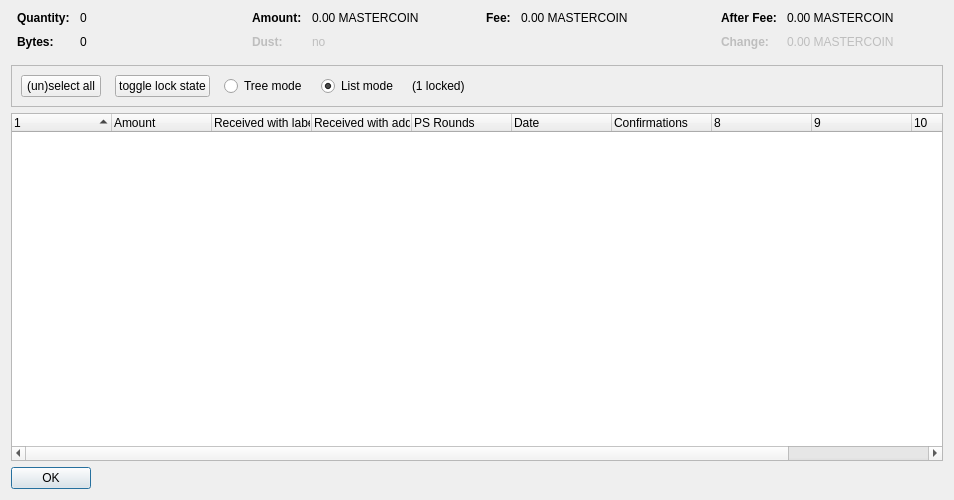
<?xml version="1.0" encoding="UTF-8"?>
<ui version="4.0">
 <class>CoinControlDialog</class>
 <widget class="QDialog" name="CoinControlDialog">
  <property name="geometry">
   <rect>
    <x>0</x>
    <y>0</y>
    <width>954</width>
    <height>500</height>
   </rect>
  </property>
  <property name="windowTitle">
   <string>Coin Selection</string>
  </property>
  <layout class="QVBoxLayout" name="verticalLayout">
   <item>
    <layout class="QHBoxLayout" name="horizontalLayoutTop" stretch="0,0,0,0">
     <property name="topMargin">
      <number>0</number>
     </property>
     <property name="bottomMargin">
      <number>10</number>
     </property>
     <item>
      <layout class="QFormLayout" name="formLayoutCoinControl1">
       <property name="horizontalSpacing">
        <number>10</number>
       </property>
       <property name="verticalSpacing">
        <number>10</number>
       </property>
       <property name="leftMargin">
        <number>6</number>
       </property>
       <property name="rightMargin">
        <number>6</number>
       </property>
       <item row="0" column="0">
        <widget class="QLabel" name="labelCoinControlQuantityText">
         <property name="font">
          <font>
           <weight>75</weight>
           <bold>true</bold>
          </font>
         </property>
         <property name="text">
          <string>Quantity:</string>
         </property>
        </widget>
       </item>
       <item row="0" column="1">
        <widget class="QLabel" name="labelCoinControlQuantity">
         <property name="cursor">
          <cursorShape>IBeamCursor</cursorShape>
         </property>
         <property name="contextMenuPolicy">
          <enum>Qt::ActionsContextMenu</enum>
         </property>
         <property name="text">
          <string notr="true">0</string>
         </property>
         <property name="textInteractionFlags">
          <set>Qt::LinksAccessibleByMouse|Qt::TextSelectableByKeyboard|Qt::TextSelectableByMouse</set>
         </property>
        </widget>
       </item>
       <item row="1" column="0">
        <widget class="QLabel" name="labelCoinControlBytesText">
         <property name="font">
          <font>
           <weight>75</weight>
           <bold>true</bold>
          </font>
         </property>
         <property name="text">
          <string>Bytes:</string>
         </property>
        </widget>
       </item>
       <item row="1" column="1">
        <widget class="QLabel" name="labelCoinControlBytes">
         <property name="cursor">
          <cursorShape>IBeamCursor</cursorShape>
         </property>
         <property name="contextMenuPolicy">
          <enum>Qt::ActionsContextMenu</enum>
         </property>
         <property name="text">
          <string notr="true">0</string>
         </property>
         <property name="textInteractionFlags">
          <set>Qt::LinksAccessibleByMouse|Qt::TextSelectableByKeyboard|Qt::TextSelectableByMouse</set>
         </property>
        </widget>
       </item>
      </layout>
     </item>
     <item>
      <layout class="QFormLayout" name="formLayoutCoinControl2">
       <property name="horizontalSpacing">
        <number>10</number>
       </property>
       <property name="verticalSpacing">
        <number>10</number>
       </property>
       <property name="leftMargin">
        <number>6</number>
       </property>
       <property name="rightMargin">
        <number>6</number>
       </property>
       <item row="0" column="0">
        <widget class="QLabel" name="labelCoinControlAmountText">
         <property name="font">
          <font>
           <weight>75</weight>
           <bold>true</bold>
          </font>
         </property>
         <property name="text">
          <string>Amount:</string>
         </property>
        </widget>
       </item>
       <item row="0" column="1">
        <widget class="QLabel" name="labelCoinControlAmount">
         <property name="cursor">
          <cursorShape>IBeamCursor</cursorShape>
         </property>
         <property name="contextMenuPolicy">
          <enum>Qt::ActionsContextMenu</enum>
         </property>
         <property name="text">
          <string notr="true">0.00 MASTERCOIN</string>
         </property>
         <property name="textInteractionFlags">
          <set>Qt::LinksAccessibleByMouse|Qt::TextSelectableByKeyboard|Qt::TextSelectableByMouse</set>
         </property>
        </widget>
       </item>
       <item row="1" column="0">
        <widget class="QLabel" name="labelCoinControlLowOutputText">
         <property name="enabled">
          <bool>false</bool>
         </property>
         <property name="font">
          <font>
           <weight>75</weight>
           <bold>true</bold>
          </font>
         </property>
         <property name="text">
          <string>Dust:</string>
         </property>
        </widget>
       </item>
       <item row="1" column="1">
        <widget class="QLabel" name="labelCoinControlLowOutput">
         <property name="enabled">
          <bool>false</bool>
         </property>
         <property name="cursor">
          <cursorShape>IBeamCursor</cursorShape>
         </property>
         <property name="contextMenuPolicy">
          <enum>Qt::ActionsContextMenu</enum>
         </property>
         <property name="text">
          <string notr="true">no</string>
         </property>
         <property name="textInteractionFlags">
          <set>Qt::LinksAccessibleByMouse|Qt::TextSelectableByKeyboard|Qt::TextSelectableByMouse</set>
         </property>
        </widget>
       </item>
      </layout>
     </item>
     <item>
      <layout class="QFormLayout" name="formLayoutCoinControl3">
       <property name="horizontalSpacing">
        <number>10</number>
       </property>
       <property name="verticalSpacing">
        <number>10</number>
       </property>
       <property name="leftMargin">
        <number>6</number>
       </property>
       <property name="rightMargin">
        <number>6</number>
       </property>
       <item row="0" column="0">
        <widget class="QLabel" name="labelCoinControlFeeText">
         <property name="font">
          <font>
           <weight>75</weight>
           <bold>true</bold>
          </font>
         </property>
         <property name="text">
          <string>Fee:</string>
         </property>
        </widget>
       </item>
       <item row="0" column="1">
        <widget class="QLabel" name="labelCoinControlFee">
         <property name="cursor">
          <cursorShape>IBeamCursor</cursorShape>
         </property>
         <property name="contextMenuPolicy">
          <enum>Qt::ActionsContextMenu</enum>
         </property>
         <property name="text">
          <string notr="true">0.00 MASTERCOIN</string>
         </property>
         <property name="textInteractionFlags">
          <set>Qt::LinksAccessibleByMouse|Qt::TextSelectableByKeyboard|Qt::TextSelectableByMouse</set>
         </property>
        </widget>
       </item>
      </layout>
     </item>
     <item>
      <layout class="QFormLayout" name="formLayoutCoinControl4">
       <property name="horizontalSpacing">
        <number>10</number>
       </property>
       <property name="verticalSpacing">
        <number>10</number>
       </property>
       <property name="leftMargin">
        <number>6</number>
       </property>
       <property name="rightMargin">
        <number>6</number>
       </property>
       <item row="0" column="0">
        <widget class="QLabel" name="labelCoinControlAfterFeeText">
         <property name="font">
          <font>
           <weight>75</weight>
           <bold>true</bold>
          </font>
         </property>
         <property name="text">
          <string>After Fee:</string>
         </property>
        </widget>
       </item>
       <item row="0" column="1">
        <widget class="QLabel" name="labelCoinControlAfterFee">
         <property name="cursor">
          <cursorShape>IBeamCursor</cursorShape>
         </property>
         <property name="contextMenuPolicy">
          <enum>Qt::ActionsContextMenu</enum>
         </property>
         <property name="text">
          <string notr="true">0.00 MASTERCOIN</string>
         </property>
         <property name="textInteractionFlags">
          <set>Qt::LinksAccessibleByMouse|Qt::TextSelectableByKeyboard|Qt::TextSelectableByMouse</set>
         </property>
        </widget>
       </item>
       <item row="1" column="0">
        <widget class="QLabel" name="labelCoinControlChangeText">
         <property name="enabled">
          <bool>false</bool>
         </property>
         <property name="font">
          <font>
           <weight>75</weight>
           <bold>true</bold>
          </font>
         </property>
         <property name="text">
          <string>Change:</string>
         </property>
        </widget>
       </item>
       <item row="1" column="1">
        <widget class="QLabel" name="labelCoinControlChange">
         <property name="enabled">
          <bool>false</bool>
         </property>
         <property name="cursor">
          <cursorShape>IBeamCursor</cursorShape>
         </property>
         <property name="contextMenuPolicy">
          <enum>Qt::ActionsContextMenu</enum>
         </property>
         <property name="text">
          <string notr="true">0.00 MASTERCOIN</string>
         </property>
         <property name="textInteractionFlags">
          <set>Qt::LinksAccessibleByMouse|Qt::TextSelectableByKeyboard|Qt::TextSelectableByMouse</set>
         </property>
        </widget>
       </item>
      </layout>
     </item>
    </layout>
   </item>
   <item>
    <widget class="QFrame" name="frame">
     <property name="minimumSize">
      <size>
       <width>0</width>
       <height>40</height>
      </size>
     </property>
     <property name="frameShape">
      <enum>QFrame::StyledPanel</enum>
     </property>
     <property name="frameShadow">
      <enum>QFrame::Sunken</enum>
     </property>
     <layout class="QHBoxLayout" name="horizontalLayout">
      <item>
       <layout class="QHBoxLayout" name="horizontalLayoutPanel" stretch="0,0,0,0,0,0">
        <property name="spacing">
         <number>14</number>
        </property>
        <item>
         <widget class="QPushButton" name="pushButtonSelectAll">
          <property name="sizePolicy">
           <sizepolicy hsizetype="Maximum" vsizetype="Fixed">
            <horstretch>0</horstretch>
            <verstretch>0</verstretch>
           </sizepolicy>
          </property>
          <property name="text">
           <string>(un)select all</string>
          </property>
          <property name="autoDefault">
           <bool>false</bool>
          </property>
         </widget>
        </item>
        <item>
         <widget class="QPushButton" name="pushButtonToggleLock">
          <property name="sizePolicy">
           <sizepolicy hsizetype="Maximum" vsizetype="Fixed">
            <horstretch>0</horstretch>
            <verstretch>0</verstretch>
           </sizepolicy>
          </property>
          <property name="text">
           <string>toggle lock state</string>
          </property>
          <property name="autoDefault">
           <bool>false</bool>
          </property>
         </widget>
        </item>
        <item>
         <widget class="QRadioButton" name="radioTreeMode">
          <property name="sizePolicy">
           <sizepolicy hsizetype="Maximum" vsizetype="Fixed">
            <horstretch>0</horstretch>
            <verstretch>0</verstretch>
           </sizepolicy>
          </property>
          <property name="text">
           <string>Tree mode</string>
          </property>
         </widget>
        </item>
        <item>
         <widget class="QRadioButton" name="radioListMode">
          <property name="sizePolicy">
           <sizepolicy hsizetype="Maximum" vsizetype="Fixed">
            <horstretch>0</horstretch>
            <verstretch>0</verstretch>
           </sizepolicy>
          </property>
          <property name="text">
           <string>List mode</string>
          </property>
          <property name="checked">
           <bool>true</bool>
          </property>
         </widget>
        </item>
        <item>
         <widget class="QLabel" name="labelLocked">
          <property name="text">
           <string>(1 locked)</string>
          </property>
         </widget>
        </item>
        <item>
         <spacer name="horizontalSpacer">
          <property name="orientation">
           <enum>Qt::Horizontal</enum>
          </property>
          <property name="sizeHint" stdset="0">
           <size>
            <width>40</width>
            <height>20</height>
           </size>
          </property>
         </spacer>
        </item>
       </layout>
      </item>
     </layout>
    </widget>
   </item>
   <item>
    <widget class="CoinControlTreeWidget" name="treeWidget">
     <property name="contextMenuPolicy">
      <enum>Qt::CustomContextMenu</enum>
     </property>
     <property name="sortingEnabled">
      <bool>false</bool>
     </property>
     <property name="columnCount">
      <number>11</number>
     </property>
     <attribute name="headerShowSortIndicator" stdset="0">
      <bool>true</bool>
     </attribute>
     <attribute name="headerStretchLastSection">
      <bool>false</bool>
     </attribute>
     <column>
      <property name="text">
       <string/>
      </property>
     </column>
     <column>
      <property name="text">
       <string>Amount</string>
      </property>
     </column>
     <column>
      <property name="text">
       <string>Received with label</string>
      </property>
     </column>
     <column>
      <property name="text">
       <string>Received with address</string>
      </property>
     </column>
     <column>
      <property name="text">
       <string>PS Rounds</string>
      </property>
     </column>
     <column>
      <property name="text">
       <string>Date</string>
      </property>
     </column>
     <column>
      <property name="text">
       <string>Confirmations</string>
      </property>
      <property name="toolTip">
       <string>Confirmed</string>
      </property>
     </column>
     <column>
      <property name="text">
       <string/>
      </property>
     </column>
     <column>
      <property name="text">
       <string/>
      </property>
     </column>
     <column>
      <property name="text">
       <string/>
      </property>
     </column>
     <column>
      <property name="text">
       <string/>
      </property>
     </column>
    </widget>
   </item>
   <item>
    <widget class="QDialogButtonBox" name="buttonBox">
     <property name="sizePolicy">
      <sizepolicy hsizetype="Maximum" vsizetype="Fixed">
       <horstretch>0</horstretch>
       <verstretch>0</verstretch>
      </sizepolicy>
     </property>
     <property name="orientation">
      <enum>Qt::Horizontal</enum>
     </property>
     <property name="standardButtons">
      <set>QDialogButtonBox::Ok</set>
     </property>
    </widget>
   </item>
  </layout>
 </widget>
 <customwidgets>
  <customwidget>
   <class>CoinControlTreeWidget</class>
   <extends>QTreeWidget</extends>
   <header>coincontroltreewidget.h</header>
  </customwidget>
 </customwidgets>
 <resources/>
 <connections/>
</ui>
